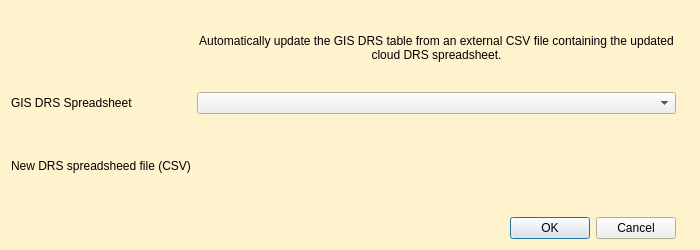
<?xml version="1.0" encoding="UTF-8"?>
<ui version="4.0">
 <class>TrenchCreatorDialogBase</class>
 <widget class="QDialog" name="TrenchCreatorDialogBase">
  <property name="windowModality">
   <enum>Qt::ApplicationModal</enum>
  </property>
  <property name="geometry">
   <rect>
    <x>0</x>
    <y>0</y>
    <width>700</width>
    <height>250</height>
   </rect>
  </property>
  <property name="sizePolicy">
   <sizepolicy hsizetype="Fixed" vsizetype="Fixed">
    <horstretch>0</horstretch>
    <verstretch>0</verstretch>
   </sizepolicy>
  </property>
  <property name="minimumSize">
   <size>
    <width>700</width>
    <height>250</height>
   </size>
  </property>
  <property name="maximumSize">
   <size>
    <width>700</width>
    <height>250</height>
   </size>
  </property>
  <property name="palette">
   <palette>
    <active>
     <colorrole role="Base">
      <brush brushstyle="SolidPattern">
       <color alpha="255">
        <red>255</red>
        <green>255</green>
        <blue>255</blue>
       </color>
      </brush>
     </colorrole>
     <colorrole role="Window">
      <brush brushstyle="SolidPattern">
       <color alpha="255">
        <red>255</red>
        <green>243</green>
        <blue>205</blue>
       </color>
      </brush>
     </colorrole>
    </active>
    <inactive>
     <colorrole role="Base">
      <brush brushstyle="SolidPattern">
       <color alpha="255">
        <red>255</red>
        <green>255</green>
        <blue>255</blue>
       </color>
      </brush>
     </colorrole>
     <colorrole role="Window">
      <brush brushstyle="SolidPattern">
       <color alpha="255">
        <red>255</red>
        <green>243</green>
        <blue>205</blue>
       </color>
      </brush>
     </colorrole>
    </inactive>
    <disabled>
     <colorrole role="Base">
      <brush brushstyle="SolidPattern">
       <color alpha="255">
        <red>255</red>
        <green>243</green>
        <blue>205</blue>
       </color>
      </brush>
     </colorrole>
     <colorrole role="Window">
      <brush brushstyle="SolidPattern">
       <color alpha="255">
        <red>255</red>
        <green>243</green>
        <blue>205</blue>
       </color>
      </brush>
     </colorrole>
    </disabled>
   </palette>
  </property>
  <property name="windowTitle">
   <string>PCA Geomax Survey Processing Plugin</string>
  </property>
  <layout class="QGridLayout" name="gridLayout">
   <property name="sizeConstraint">
    <enum>QLayout::SetMinAndMaxSize</enum>
   </property>
   <item row="0" column="0">
    <widget class="QLabel" name="label_4">
     <property name="maximumSize">
      <size>
       <width>75</width>
       <height>75</height>
      </size>
     </property>
     <property name="text">
      <string/>
     </property>
     <property name="pixmap">
      <pixmap>icons/PCA_logo_square_100x100.png</pixmap>
     </property>
     <property name="scaledContents">
      <bool>true</bool>
     </property>
    </widget>
   </item>
   <item row="5" column="0">
    <widget class="QLabel" name="label_3">
     <property name="frameShape">
      <enum>QFrame::NoFrame</enum>
     </property>
     <property name="text">
      <string>New DRS spreadsheed file (CSV)</string>
     </property>
    </widget>
   </item>
   <item row="4" column="0">
    <widget class="QLabel" name="label_2">
     <property name="frameShape">
      <enum>QFrame::NoFrame</enum>
     </property>
     <property name="text">
      <string>GIS DRS Spreadsheet</string>
     </property>
    </widget>
   </item>
   <item row="4" column="1">
    <widget class="QgsMapLayerComboBox" name="DRS_on_GIS_comboBox"/>
   </item>
   <item row="5" column="1">
    <widget class="QgsFileWidget" name="DRS_new_file_mQgsFileWidget">
     <property name="filter">
      <string>*.csv</string>
     </property>
    </widget>
   </item>
   <item row="0" column="4">
    <widget class="QLabel" name="label_5">
     <property name="maximumSize">
      <size>
       <width>75</width>
       <height>75</height>
      </size>
     </property>
     <property name="text">
      <string/>
     </property>
     <property name="pixmap">
      <pixmap>icons/geomax_update_DRS_icon.png</pixmap>
     </property>
     <property name="scaledContents">
      <bool>true</bool>
     </property>
    </widget>
   </item>
   <item row="6" column="1">
    <widget class="QDialogButtonBox" name="button_box">
     <property name="orientation">
      <enum>Qt::Horizontal</enum>
     </property>
     <property name="standardButtons">
      <set>QDialogButtonBox::Cancel|QDialogButtonBox::Ok</set>
     </property>
    </widget>
   </item>
   <item row="0" column="1">
    <widget class="QLabel" name="label">
     <property name="text">
      <string>&lt;html&gt;&lt;head/&gt;&lt;body&gt;&lt;p align=&quot;center&quot;&gt;Automatically update the GIS DRS table from an external CSV file containing the updated cloud DRS spreadsheet.&lt;/p&gt;&lt;/body&gt;&lt;/html&gt;</string>
     </property>
     <property name="wordWrap">
      <bool>true</bool>
     </property>
    </widget>
   </item>
  </layout>
 </widget>
 <customwidgets>
  <customwidget>
   <class>QgsFileWidget</class>
   <extends>QWidget</extends>
   <header>qgsfilewidget.h</header>
  </customwidget>
  <customwidget>
   <class>QgsMapLayerComboBox</class>
   <extends>QComboBox</extends>
   <header>qgsmaplayercombobox.h</header>
  </customwidget>
 </customwidgets>
 <resources/>
 <connections>
  <connection>
   <sender>button_box</sender>
   <signal>rejected()</signal>
   <receiver>TrenchCreatorDialogBase</receiver>
   <slot>reject()</slot>
   <hints>
    <hint type="sourcelabel">
     <x>20</x>
     <y>20</y>
    </hint>
    <hint type="destinationlabel">
     <x>20</x>
     <y>20</y>
    </hint>
   </hints>
  </connection>
  <connection>
   <sender>button_box</sender>
   <signal>accepted()</signal>
   <receiver>TrenchCreatorDialogBase</receiver>
   <slot>accept()</slot>
   <hints>
    <hint type="sourcelabel">
     <x>20</x>
     <y>20</y>
    </hint>
    <hint type="destinationlabel">
     <x>20</x>
     <y>20</y>
    </hint>
   </hints>
  </connection>
 </connections>
</ui>
